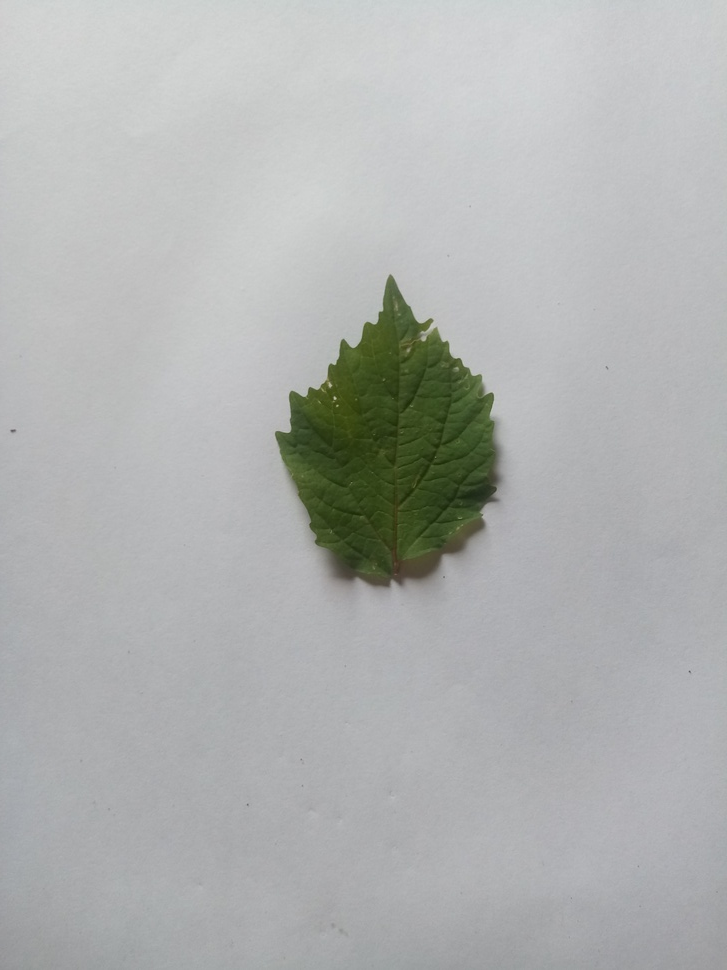
#> input picture atividades/Processamento_imagem/imgs/folhas/001.jpg, 727 x 970 px, shrunk from 3120 x 4160 before the run, found by its file name
$ python sobel.py
#> lines starting #> are read from the running program, lines starting #| are printed output that depends on the picture; after the words box and inside, x2 and y2 are one past the last pixel; in counts of white or black regions, pixels touching at a corner belong together
import numpy as np

import cv2

from math import sqrt

img = cv2.imread(
    '/home/leocassio/PycharmProjects/computacao-cognitiva/atividades/Processamento_imagem/imgs/folhas/001.jpg', 1)
#> img is the input picture: shape (970, 727, 3); mean B, G, R 177, 178, 175.9

img2 = cv2.cvtColor(img, cv2.COLOR_BGR2GRAY)
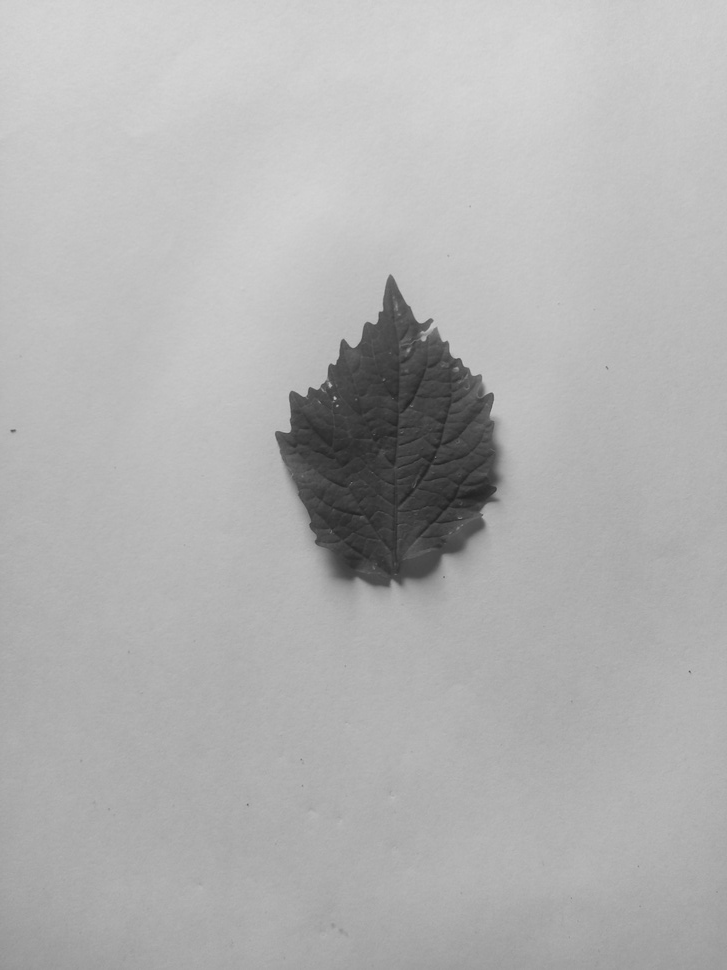
#> img2: shape (970, 727); min 31, max 215, mean 177.2

img3 = cv2.cvtColor(img, cv2.COLOR_BGR2GRAY)

height = np.size(img, 0)
#> height = 970

width = np.size(img, 1)
#> width = 727

kernel_mat = (np.array([[1, 2, 1], [0, 0, 0], [-1, -2, -1]]))

for i in range(1, height-1):

    for j in range(1, width-1):

        x = img2[i+1, j-1]*kernel_mat[2, 0]+img2[i+1, j]*kernel_mat[2, 1]+img2[i+1, j+1]*kernel_mat[2, 2] + \
            (img2[i-1, j-1]*kernel_mat[0, 0]+img2[i-1, j] *
             kernel_mat[0, 1]+img2[i-1, j+1]*kernel_mat[0, 2])

        y = (img2[i-1, j+1]*kernel_mat[0, 2]+img2[i, j+1]*kernel_mat[1, 2]+img2[i+1, j+1]*kernel_mat[2, 2]) + \
            (img2[i-1, j-1]*kernel_mat[0, 0]+img2[i, j-1] *
             kernel_mat[1, 0]+img2[i+1, j-1]*kernel_mat[2, 0])

        img3[i-1, j-1] = sqrt(x**2+y**2)
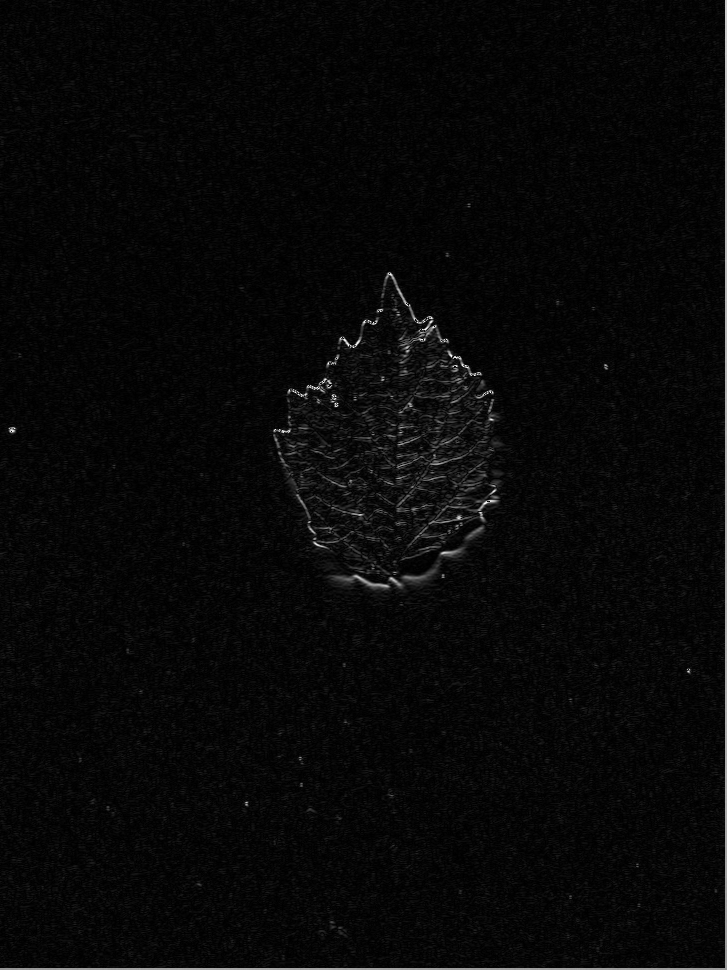
#> img3: shape (970, 727); min 0, max 255, mean 7.9
contour, hier = cv2.findContours(
    img3, cv2.RETR_EXTERNAL, cv2.CHAIN_APPROX_SIMPLE)
#> contour = 1 contour; box (x1, y1, x2, y2) and area: (0, 0, 727, 970) 703332
cv2.drawContours(img3, contour, -1, (255, 0, 0), 1)
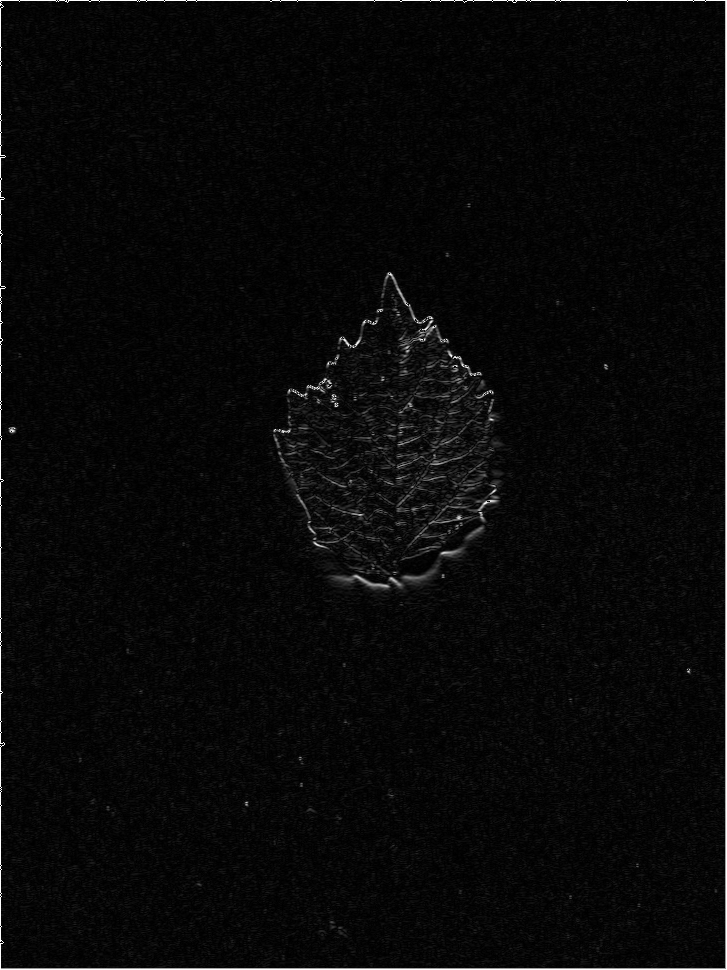
#> img3: shape (970, 727); 0.49% of pixels changed, all inside (x1, y1, x2, y2) = (0, 0, 727, 970)

cv2.imshow('frame', img3)

cv2.waitKey(0)

cv2.destroyAllWindows()

$ run again, with atividades/Processamento_imagem/imgs/folhas/002.jpg copied over atividades/Processamento_imagem/imgs/folhas/001.jpg
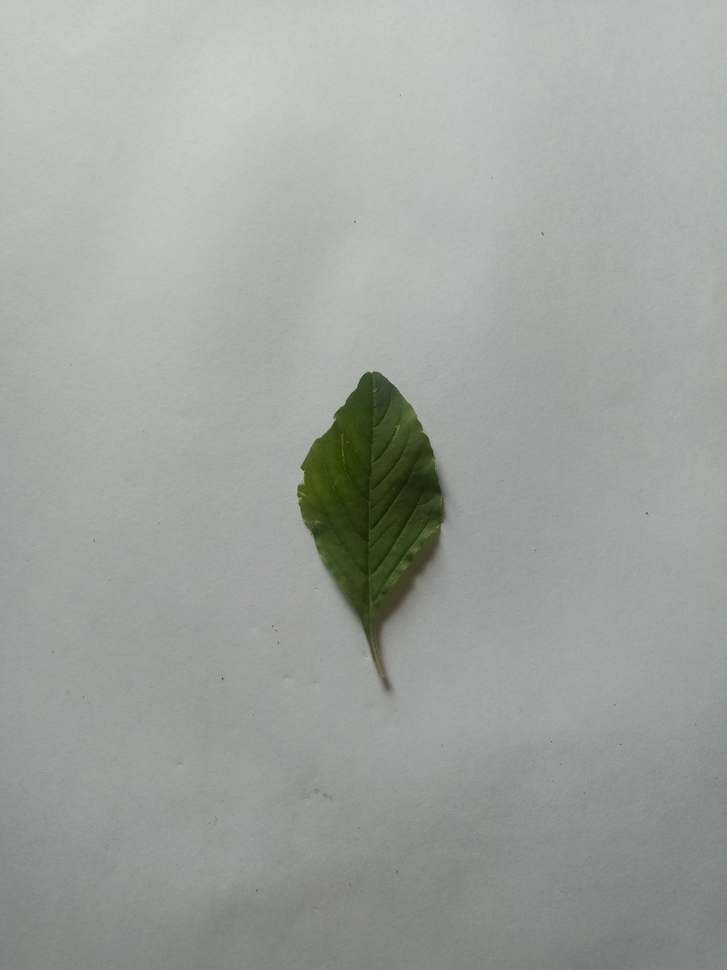
#> input picture atividades/Processamento_imagem/imgs/folhas/002.jpg, 727 x 970 px, shrunk from 3120 x 4160 before the run, found by its file name
#> img is the input picture: shape (970, 727, 3); mean B, G, R 158.7, 162.6, 158.7
#> height = 970
#> width = 727
#> after the loop `for i in range(1, height-1):`:
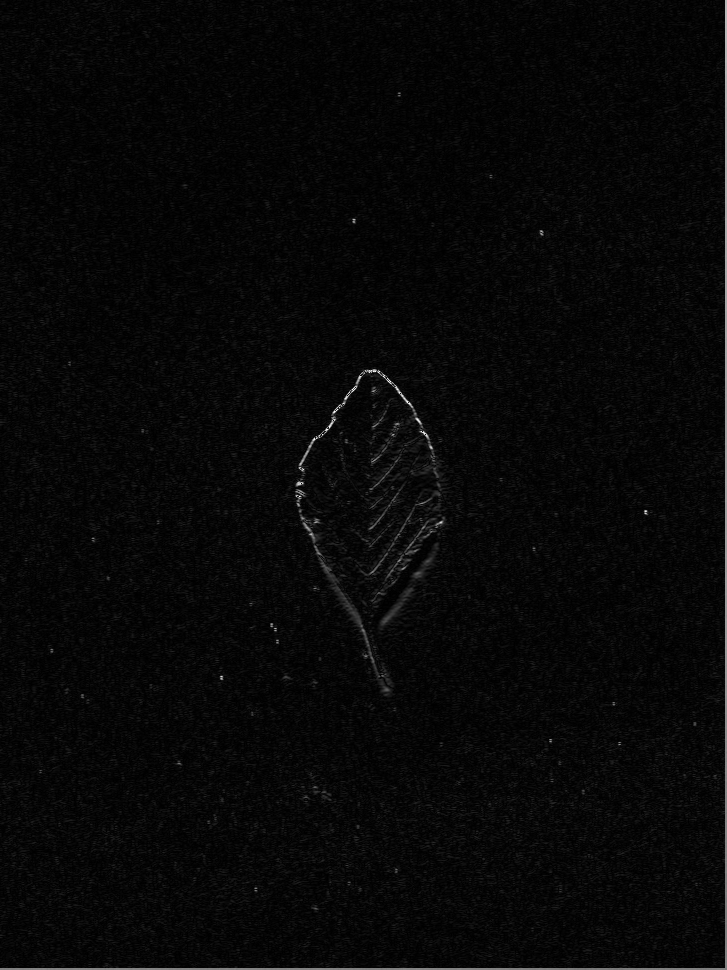
#> img3: shape (970, 727); min 0, max 255, mean 7.5
#> contour = 1 contour; box (x1, y1, x2, y2) and area: (0, 0, 727, 970) 703367
#> `cv2.drawContours(img3, contour, -1, (255, 0, 0), 1)`:
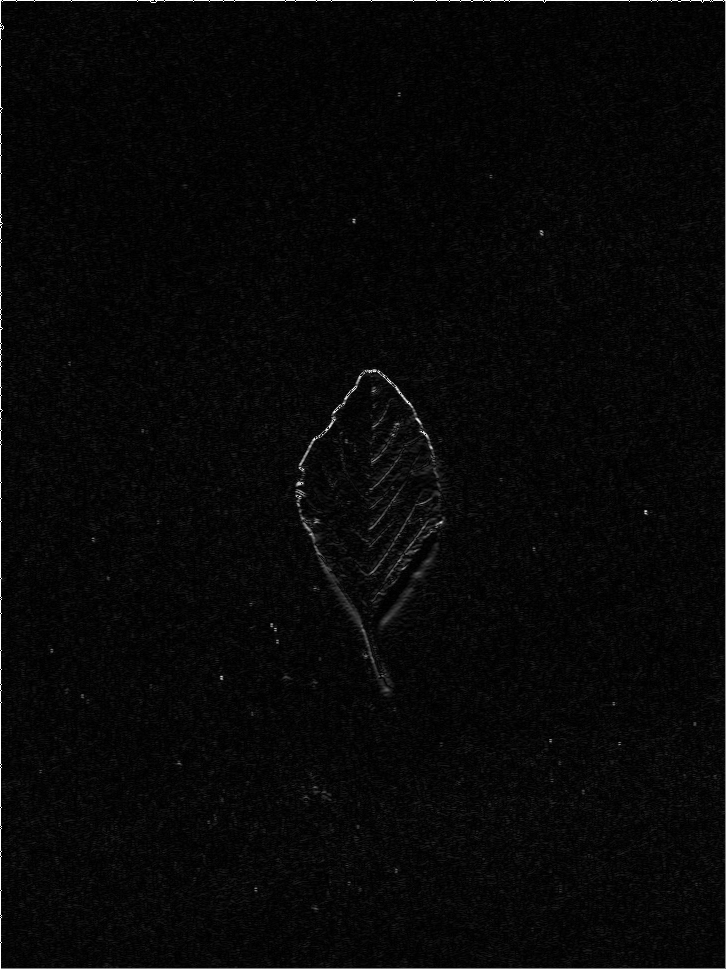
#> img3: shape (970, 727); 0.48% of pixels changed, all inside (x1, y1, x2, y2) = (0, 0, 727, 970)

$ run again, with atividades/Processamento_imagem/imgs/folhas/003.jpg copied over atividades/Processamento_imagem/imgs/folhas/001.jpg
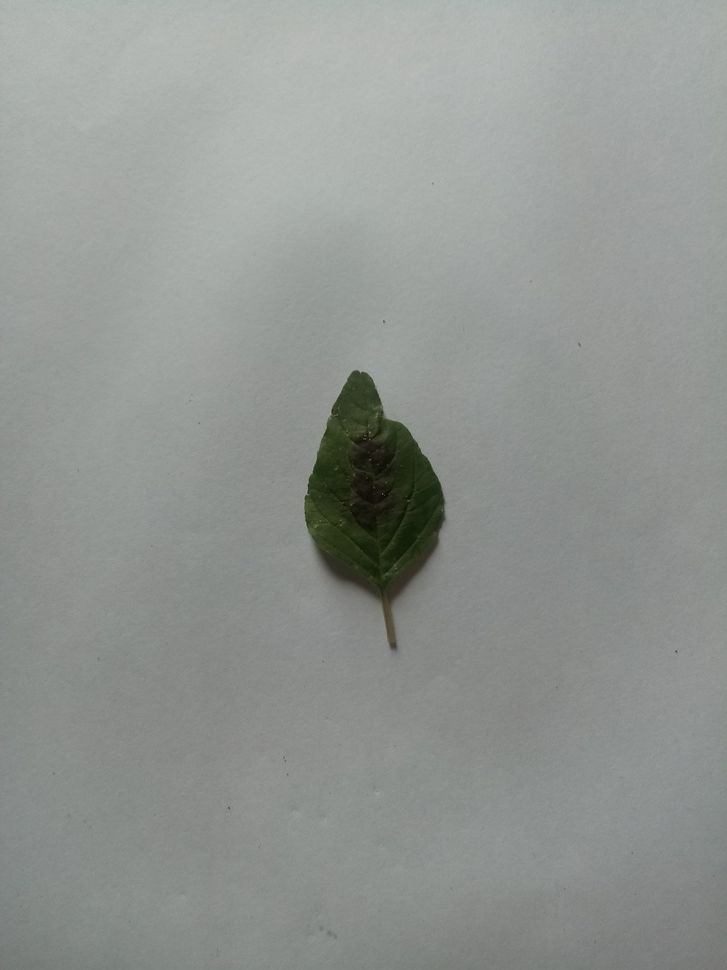
#> input picture atividades/Processamento_imagem/imgs/folhas/003.jpg, 727 x 970 px, shrunk from 3120 x 4160 before the run, found by its file name
#> img is the input picture: shape (970, 727, 3); mean B, G, R 145.2, 148.7, 145
#> height = 970
#> width = 727
#> after the loop `for i in range(1, height-1):`:
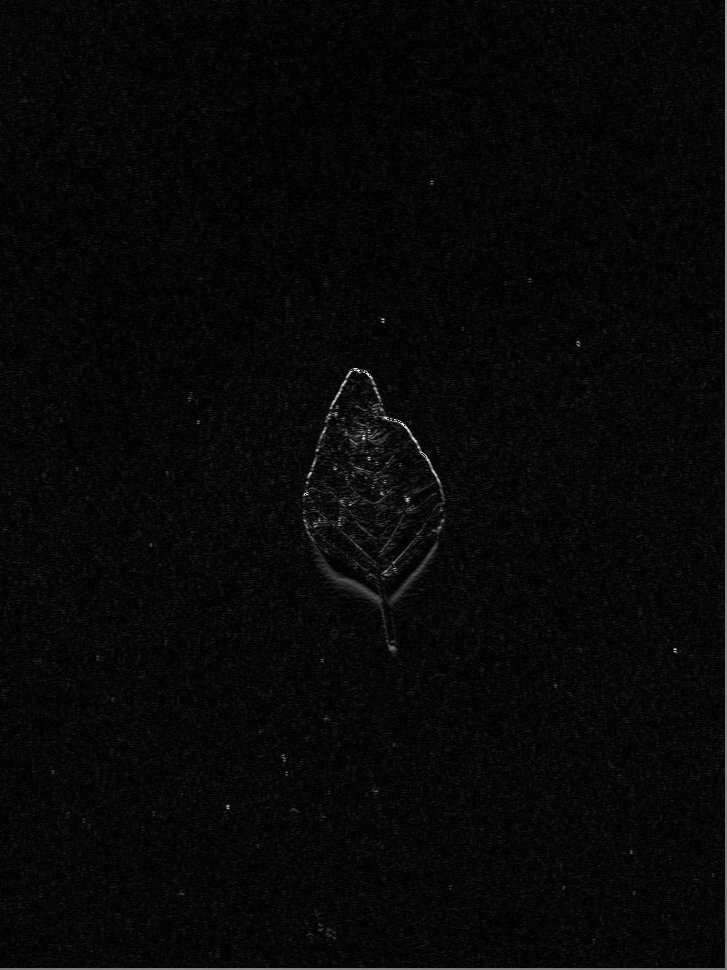
#> img3: shape (970, 727); min 0, max 253, mean 7.3
#> contour = 1 contour; box (x1, y1, x2, y2) and area: (0, 0, 727, 970) 703376
#> `cv2.drawContours(img3, contour, -1, (255, 0, 0), 1)`:
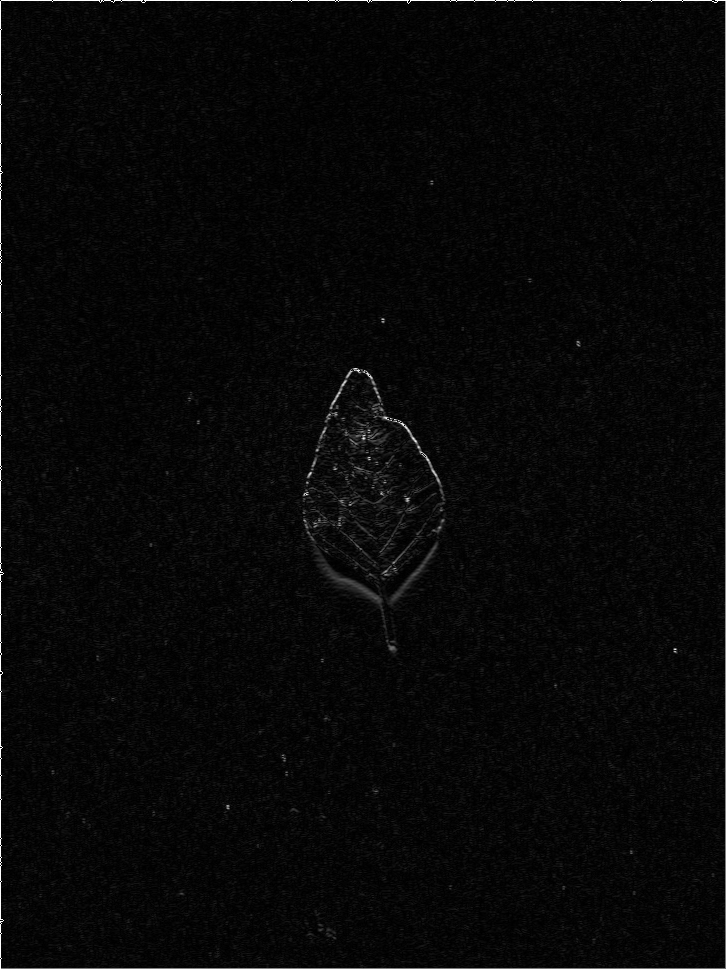
#> img3: shape (970, 727); 0.48% of pixels changed, all inside (x1, y1, x2, y2) = (0, 0, 727, 970)

$ run again, with atividades/Processamento_imagem/imgs/folhas/005.jpg copied over atividades/Processamento_imagem/imgs/folhas/001.jpg
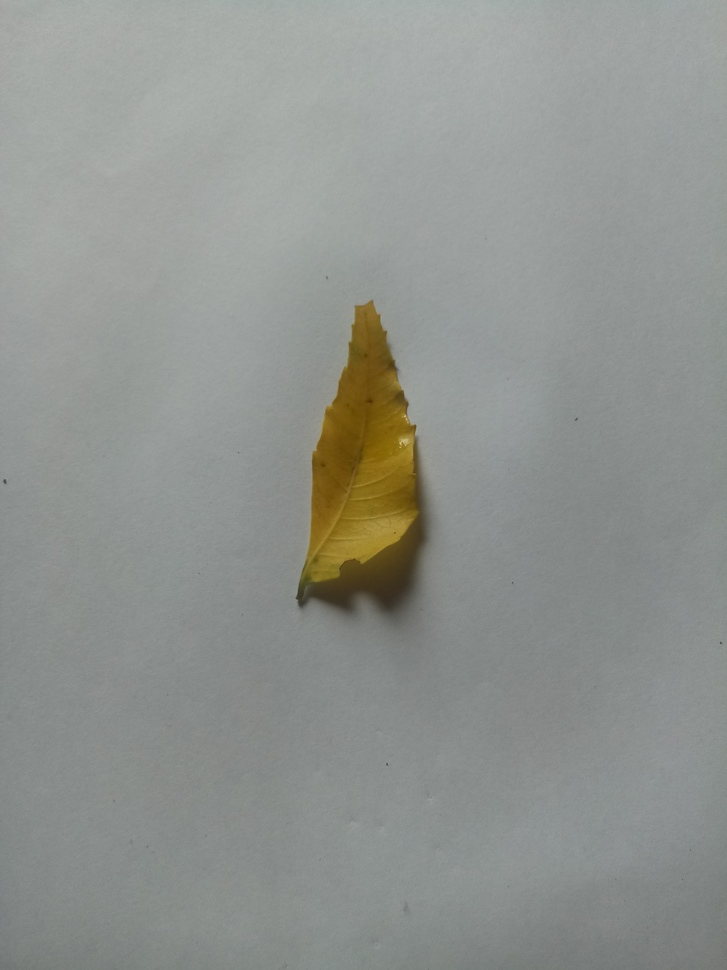
#> input picture atividades/Processamento_imagem/imgs/folhas/005.jpg, 727 x 970 px, shrunk from 3120 x 4160 before the run, found by its file name
#> img is the input picture: shape (970, 727, 3); mean B, G, R 143.2, 147.3, 144.2
#> height = 970
#> width = 727
#> after the loop `for i in range(1, height-1):`:
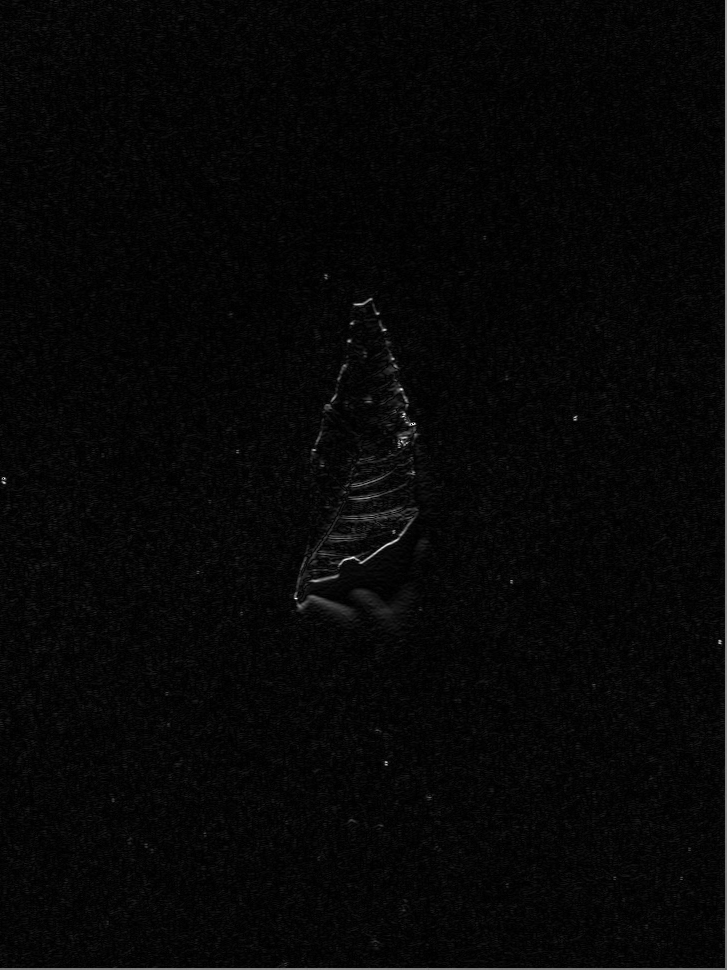
#> img3: shape (970, 727); min 0, max 255, mean 6.8
#> contour = 2 contours, 1 with area under 20; largest, box (x1, y1, x2, y2) and area: (0, 0, 727, 970) 703369
#> `cv2.drawContours(img3, contour, -1, (255, 0, 0), 1)`:
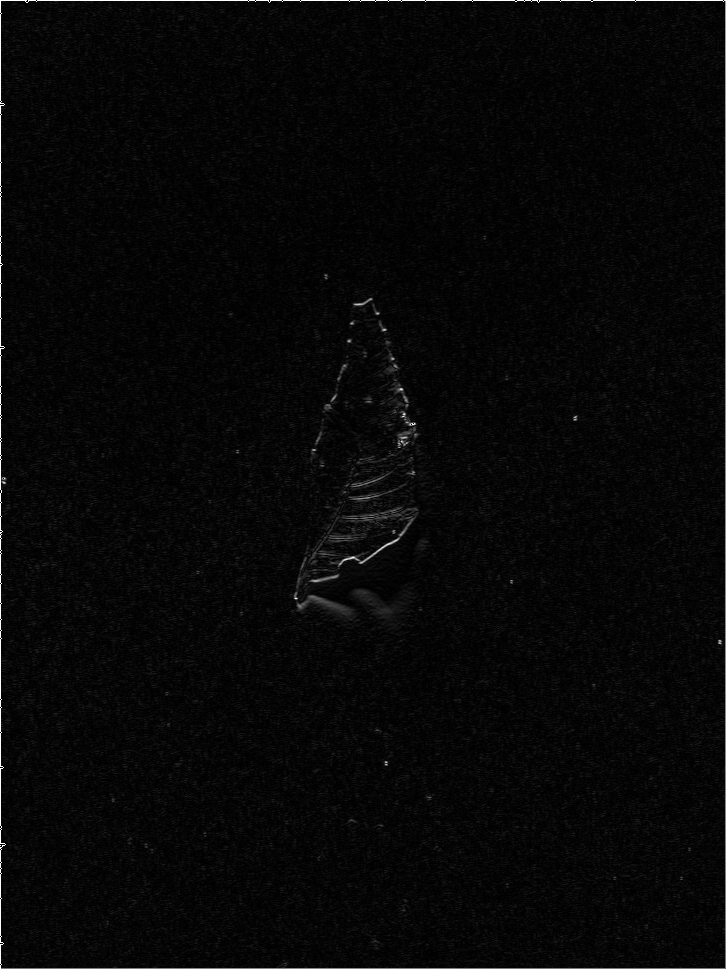
#> img3: shape (970, 727); 0.49% of pixels changed, all inside (x1, y1, x2, y2) = (0, 0, 727, 970)
